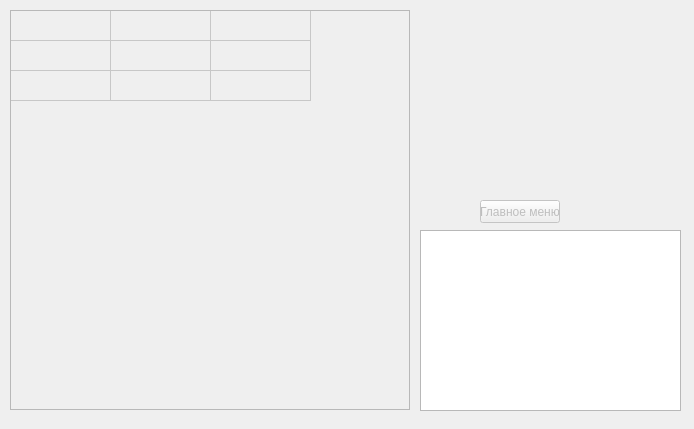
<?xml version="1.0" encoding="UTF-8"?>
<ui version="4.0">
 <class>MainWindow</class>
 <widget class="QMainWindow" name="MainWindow">
  <property name="enabled">
   <bool>true</bool>
  </property>
  <property name="geometry">
   <rect>
    <x>0</x>
    <y>0</y>
    <width>694</width>
    <height>429</height>
   </rect>
  </property>
  <property name="windowTitle">
   <string>MainWindow</string>
  </property>
  <property name="styleSheet">
   <string notr="true"/>
  </property>
  <widget class="QWidget" name="centralWidget">
   <widget class="QPushButton" name="bMainMenu">
    <property name="enabled">
     <bool>false</bool>
    </property>
    <property name="geometry">
     <rect>
      <x>480</x>
      <y>200</y>
      <width>80</width>
      <height>23</height>
     </rect>
    </property>
    <property name="text">
     <string>Главное меню</string>
    </property>
   </widget>
   <widget class="Item" name="label">
    <property name="enabled">
     <bool>false</bool>
    </property>
    <property name="geometry">
     <rect>
      <x>470</x>
      <y>30</y>
      <width>131</width>
      <height>131</height>
     </rect>
    </property>
    <property name="styleSheet">
     <string notr="true">border-image: url(:/default/apple/images/apple.jpg) 0 0 stretch stretch;</string>
    </property>
    <property name="pixmap">
     <pixmap resource="images.qrc">:/default/apple/images/apple.jpg</pixmap>
    </property>
    <property name="scaledContents">
     <bool>true</bool>
    </property>
   </widget>
   <widget class="Inventory" name="tableWidget">
    <property name="enabled">
     <bool>false</bool>
    </property>
    <property name="geometry">
     <rect>
      <x>10</x>
      <y>10</y>
      <width>400</width>
      <height>400</height>
     </rect>
    </property>
    <property name="mouseTracking">
     <bool>true</bool>
    </property>
    <property name="acceptDrops">
     <bool>true</bool>
    </property>
    <property name="styleSheet">
     <string notr="true">Inventory::item:hover
{
   background-color: yellow;
}</string>
    </property>
    <property name="tabKeyNavigation">
     <bool>false</bool>
    </property>
    <property name="dragEnabled">
     <bool>true</bool>
    </property>
    <property name="dragDropMode">
     <enum>QAbstractItemView::DragDrop</enum>
    </property>
    <property name="defaultDropAction">
     <enum>Qt::MoveAction</enum>
    </property>
    <property name="selectionMode">
     <enum>QAbstractItemView::NoSelection</enum>
    </property>
    <attribute name="horizontalHeaderVisible">
     <bool>false</bool>
    </attribute>
    <attribute name="verticalHeaderVisible">
     <bool>false</bool>
    </attribute>
    <row>
     <property name="text">
      <string>1</string>
     </property>
    </row>
    <row>
     <property name="text">
      <string>2</string>
     </property>
    </row>
    <row>
     <property name="text">
      <string>3</string>
     </property>
    </row>
    <column>
     <property name="text">
      <string>1</string>
     </property>
    </column>
    <column>
     <property name="text">
      <string>2</string>
     </property>
    </column>
    <column>
     <property name="text">
      <string>3</string>
     </property>
    </column>
   </widget>
   <widget class="QTextEdit" name="debugLog">
    <property name="geometry">
     <rect>
      <x>420</x>
      <y>230</y>
      <width>261</width>
      <height>181</height>
     </rect>
    </property>
    <property name="readOnly">
     <bool>true</bool>
    </property>
   </widget>
  </widget>
 </widget>
 <layoutdefault spacing="6" margin="11"/>
 <customwidgets>
  <customwidget>
   <class>Inventory</class>
   <extends>QTableWidget</extends>
   <header location="global">inventory.h</header>
  </customwidget>
  <customwidget>
   <class>Item</class>
   <extends>QLabel</extends>
   <header location="global">item.h</header>
  </customwidget>
 </customwidgets>
 <resources>
  <include location="images.qrc"/>
 </resources>
 <connections/>
</ui>
